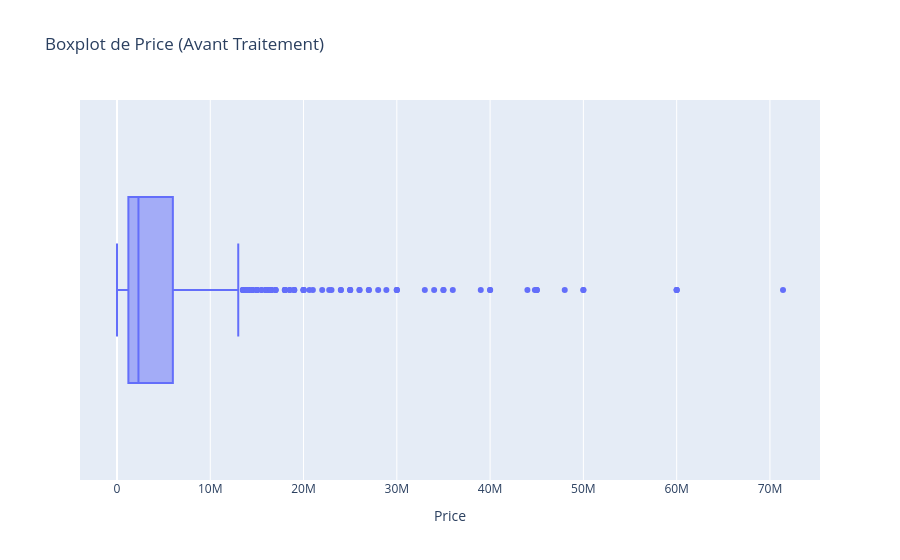
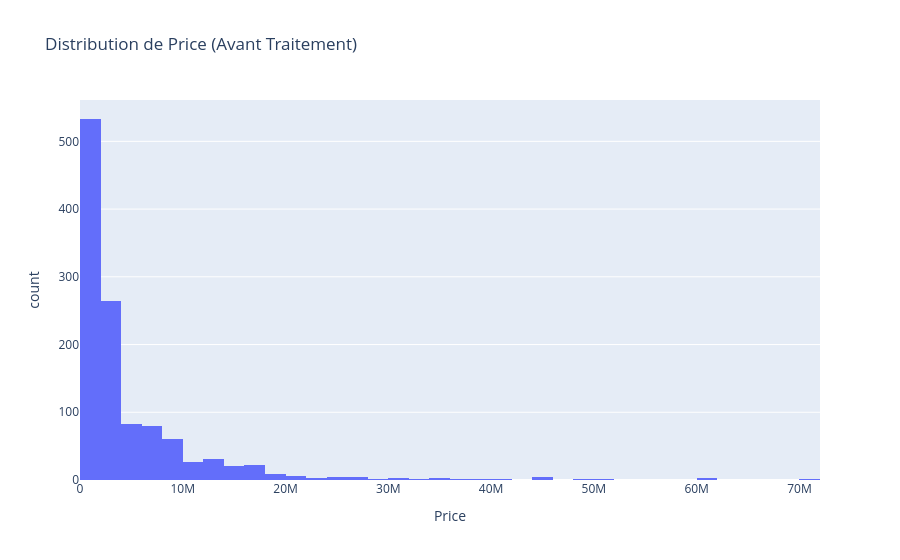

Notebook cell for these charts, in order:
### Markdown cell above
## price boxplot

### Code cell
import plotly.express as px

# Graphe 1: Boxplot
fig_box = px.box(df, x='Price', title="Boxplot de Price (Avant Traitement)")
fig_box.show()

# Graphe 2: Histogramme
fig_hist = px.histogram(df, x='Price', nbins=50, title="Distribution de Price (Avant Traitement)")
fig_hist.show()

### Figure 1 — Plotly figure (JSON) as saved in the notebook; plotly's stock layout.template omitted (floating-point values rounded to 4 significant figures; data arrays with more than 128 entries replaced by an {"elided": "..."} marker saying what was removed)
{"data": [{"alignmentgroup": "True", "hovertemplate": "Price=%{x}<extra></extra>", "legendgroup": "", "marker": {"color": "#636efa"}, "name": "", "notched": false, "offsetgroup": "", "orientation": "h", "showlegend": false, "type": "box", "x": {"elided": "1172 int values"}, "x0": " ", "xaxis": "x", "y0": " ", "yaxis": "y"}], "layout": {"boxmode": "group", "legend": {"tracegroupgap": 0}, "title": {"text": "Boxplot de Price (Avant Traitement)"}, "xaxis": {"anchor": "y", "domain": [0, 1], "title": {"text": "Price"}}, "yaxis": {"anchor": "x", "domain": [0, 1]}}}

### Figure 2 — Plotly figure (JSON) as saved in the notebook; plotly's stock layout.template omitted (floating-point values rounded to 4 significant figures; data arrays with more than 128 entries replaced by an {"elided": "..."} marker saying what was removed)
{"data": [{"bingroup": "x", "hovertemplate": "Price=%{x}<br>count=%{y}<extra></extra>", "legendgroup": "", "marker": {"color": "#636efa", "pattern": {"shape": ""}}, "name": "", "nbinsx": 50, "orientation": "v", "showlegend": false, "type": "histogram", "x": {"elided": "1172 int values"}, "xaxis": "x", "yaxis": "y"}], "layout": {"barmode": "relative", "legend": {"tracegroupgap": 0}, "title": {"text": "Distribution de Price (Avant Traitement)"}, "xaxis": {"anchor": "y", "domain": [0, 1], "title": {"text": "Price"}}, "yaxis": {"anchor": "x", "domain": [0, 1], "title": {"text": "count"}}}}
